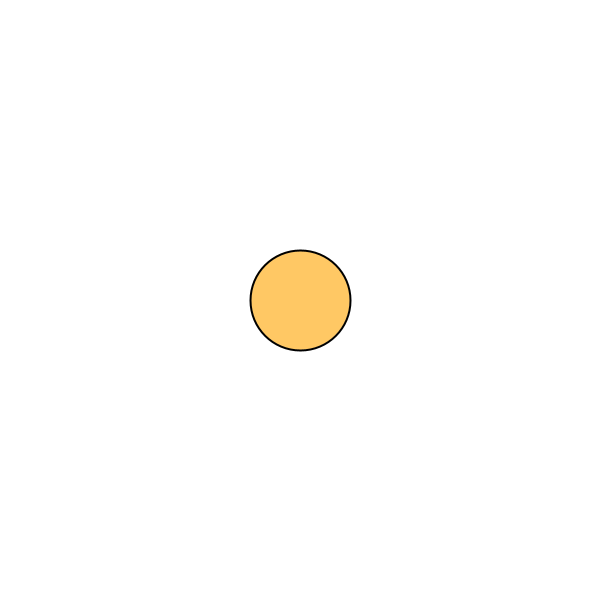
Frame 1 (no input)
Frame 60 (the mouse pressed at the canvas centre just before this capture): identical to frame 1, image omitted
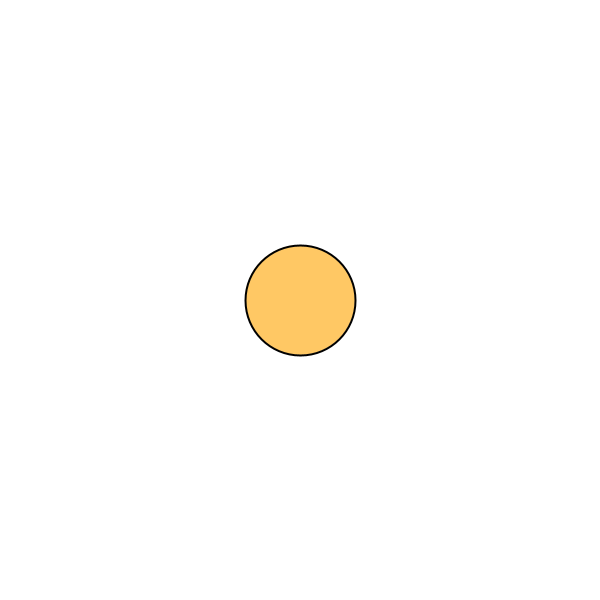
Frame 120 (the mouse held since frame 60 and released just before this capture)

The Processing sketch that drew these frames (run headless with seeded random() and noise(); from frame 60 on, the mouse is pressed at the canvas centre):

// Processing sketch: move_ellipse
// ── move_ellipse.pde
float ballSize;
float ballX;
float ballY;

void setup() {
  size(600, 600);
  strokeWeight(2);
  fill(255, 200, 100);
  ballSize=100;
  ballX=600/2;
  ballY=600/2;
}

void draw() {
  background(255, 255, 255);
  ellipse(ballX, ballY, ballSize, ballSize);
}

void mousePressed() {
  ballSize=ballSize+10;
}

void keyPressed() {
  if (keyCode==LEFT) {
    ballX=ballX-10;
  } else if(keyCode==RIGHT){
    ballX=ballX+10;
  }
}
